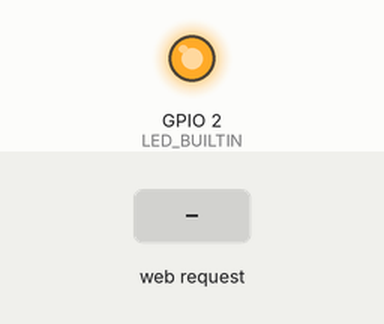
Simulated run of this sketch. Board: ESP8266 (NodeMCU). Parts: output pins drawn as LEDs (lit = HIGH, except the on-board LED, lit = LOW). Dashed ring = blinking. The inputs (shaded band) are chosen by the test bench. WiFi joins after 1.5 s; servers stay silent unless stated; what the sketch prints to the serial monitor is not drawn.

Above: at 2.7 s.
2.8 s: HTTP request GET /vibrate?times=120 received
At 3.8 s:
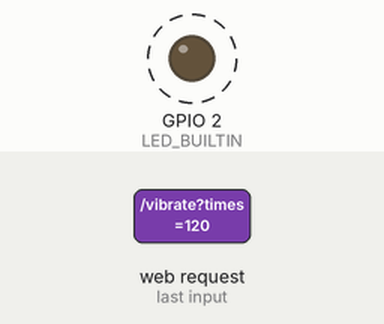
Timing chart, 0 to 11.8 s (numbered marks = the images above; inputs shaded):
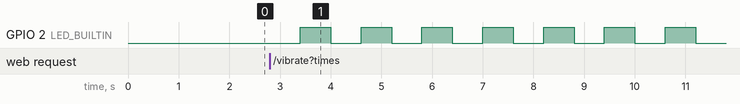

Measured:
- after the input at 2.8 s, GPIO 2 (LED_BUILTIN): alternates HIGH for 0.60 s and LOW for 0.60 s, starting after 0.60 s

The sketch:

Vibrating.ino
```cpp
#include <ESP8266WiFi.h>
#include <WiFiClient.h>
#include <ESP8266WebServer.h>
#include <ESP8266mDNS.h>

const char* ssid = "navshoes";
const char* password = "jugendhackt";
const char* side = "right";

ESP8266WebServer server(1841);

void setup(void){
  WiFi.hostname("right");
  WiFi.begin(ssid, password);
  Serial.begin(9600);

  pinMode(LED_BUILTIN, OUTPUT);

  while (WiFi.status() != WL_CONNECTED) {
    delay(500);
    Serial.print(".");
  }
  Serial.println("");
  Serial.print("Connected to ");
  Serial.println(ssid);
  Serial.print("IP address: ");
  Serial.println(WiFi.localIP());

  if (MDNS.begin("esp8266")) {
    Serial.println("MDNS responder started");
  }

  server.on("/vibrate", [](){
    server.send(200, "text/plain", "running");
    for(int i = 0; i < server.arg("times").toInt(); i++){
      digitalWrite(LED_BUILTIN, LOW);
      delay(600);
      digitalWrite(LED_BUILTIN, HIGH);
      delay(600);
    };
  });

  server.on("/status", [](){
    server.send(200, "text/plain", side);
  });

  server.begin();
  Serial.println("HTTP server started");
}

void loop(void){
  server.handleClient();
}
```
